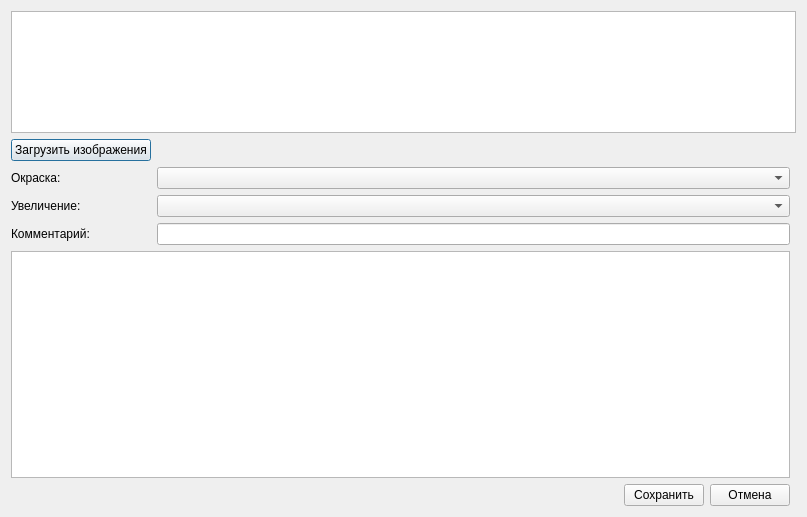
<?xml version="1.0" encoding="UTF-8"?>
<ui version="4.0">
 <class>ImageSetting</class>
 <widget class="QDialog" name="ImageSetting">
  <property name="geometry">
   <rect>
    <x>0</x>
    <y>0</y>
    <width>807</width>
    <height>517</height>
   </rect>
  </property>
  <property name="windowTitle">
   <string>Настройки изображений</string>
  </property>
  <layout class="QGridLayout" name="gridLayout">
   <item row="2" column="1">
    <widget class="QComboBox" name="comboBox_2"/>
   </item>
   <item row="2" column="0">
    <widget class="QLabel" name="label_3">
     <property name="text">
      <string>Окраска:</string>
     </property>
    </widget>
   </item>
   <item row="3" column="1">
    <widget class="QComboBox" name="comboBox_3"/>
   </item>
   <item row="4" column="0">
    <widget class="QLabel" name="label_5">
     <property name="text">
      <string>Комментарий:</string>
     </property>
    </widget>
   </item>
   <item row="1" column="0">
    <widget class="QPushButton" name="pushButton">
     <property name="text">
      <string>Загрузить изображения</string>
     </property>
    </widget>
   </item>
   <item row="4" column="1">
    <widget class="QLineEdit" name="lineEdit">
     <property name="maxLength">
      <number>255</number>
     </property>
    </widget>
   </item>
   <item row="5" column="0" colspan="2">
    <widget class="QTableWidget" name="tableWidget">
     <property name="minimumSize">
      <size>
       <width>0</width>
       <height>227</height>
      </size>
     </property>
     <property name="maximumSize">
      <size>
       <width>16000</width>
       <height>227</height>
      </size>
     </property>
     <attribute name="horizontalHeaderDefaultSectionSize">
      <number>200</number>
     </attribute>
     <attribute name="verticalHeaderVisible">
      <bool>false</bool>
     </attribute>
     <attribute name="verticalHeaderDefaultSectionSize">
      <number>200</number>
     </attribute>
    </widget>
   </item>
   <item row="0" column="0" colspan="3">
    <widget class="QGraphicsView" name="graphicsView"/>
   </item>
   <item row="3" column="0">
    <widget class="QLabel" name="label_4">
     <property name="text">
      <string>Увеличение:</string>
     </property>
    </widget>
   </item>
   <item row="6" column="0" colspan="2">
    <layout class="QHBoxLayout" name="horizontalLayout">
     <item>
      <spacer name="horizontalSpacer">
       <property name="orientation">
        <enum>Qt::Horizontal</enum>
       </property>
       <property name="sizeHint" stdset="0">
        <size>
         <width>40</width>
         <height>20</height>
        </size>
       </property>
      </spacer>
     </item>
     <item>
      <widget class="QPushButton" name="pushButton_2">
       <property name="text">
        <string>Сохранить</string>
       </property>
      </widget>
     </item>
     <item>
      <widget class="QPushButton" name="pushButton_3">
       <property name="text">
        <string>Отмена</string>
       </property>
      </widget>
     </item>
    </layout>
   </item>
  </layout>
 </widget>
 <resources/>
 <connections/>
</ui>
